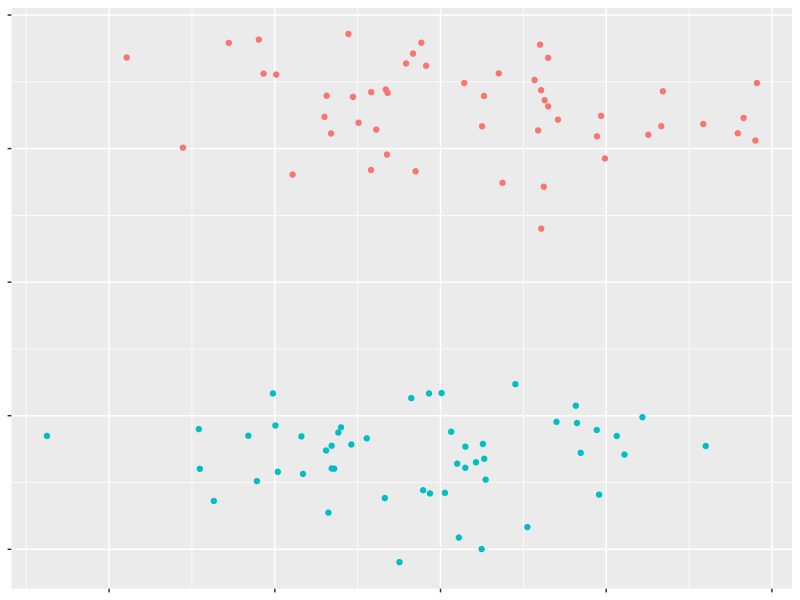
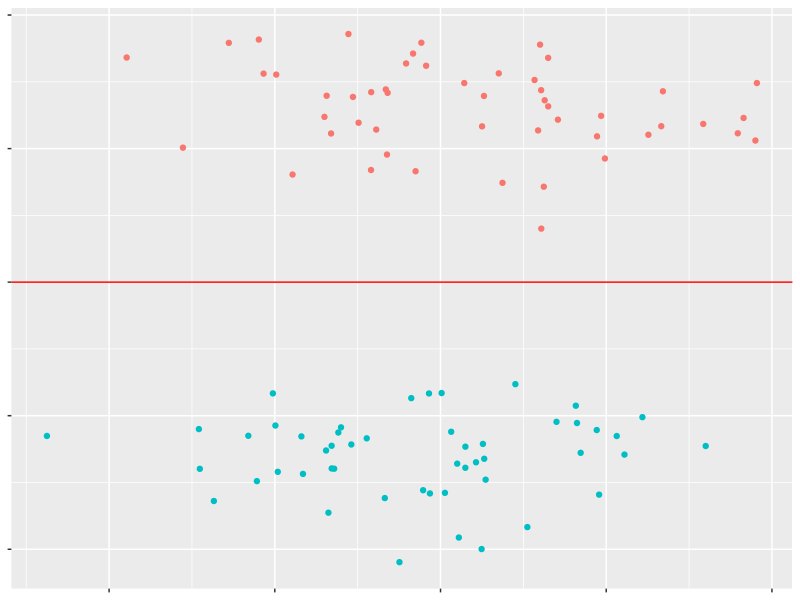
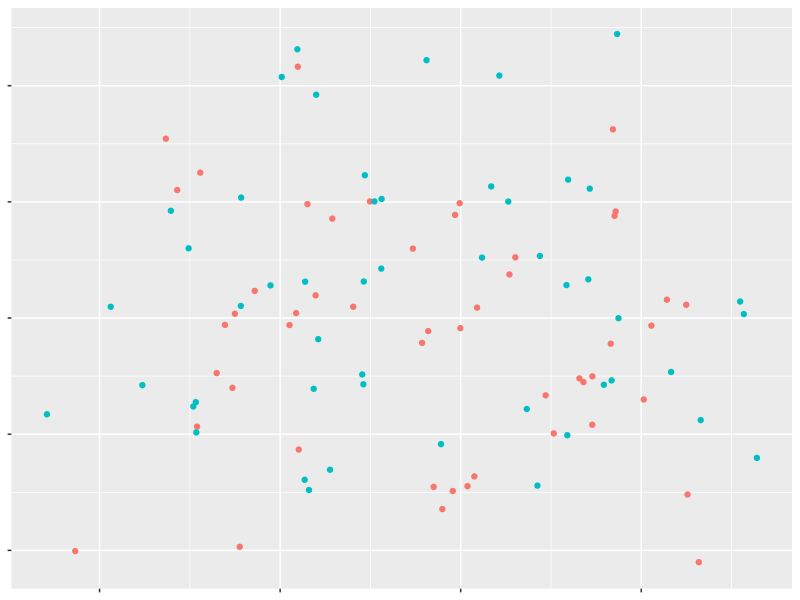
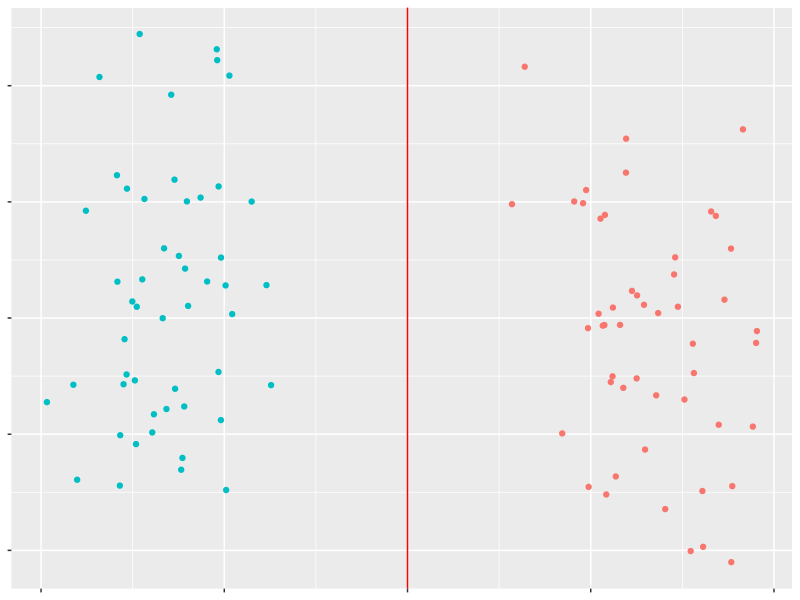

Write the R code that produced these figures, in order. (Note: this script raises an error after producing the figures.)
## ---- chunk 1
head(iris)
## ---- chunk 2
library(caret)
## ---- chunk 3
set.seed(42)
index <- createDataPartition(iris$Species, p = 0.75, list = FALSE)
head(index)
## ---- chunk 4
irisTrain <- iris[index, ]
irisTest <- iris[-index, ]
## ---- chunk 5
train(Species ~ ., data = irisTrain, method = "knn", preProcess = c("center", "scale"))
## ---- chunk 6
knnModel <- train(Species ~ ., data = irisTrain, method = "knn", preProcess = c("center", "scale"))
irisTest$Species <- factor(irisTest$Species)
knnPredict <- predict(knnModel, newdata = irisTest)
## ---- chunk 7
confusionMatrix(knnPredict, irisTest$Species)
## ---- chunk 8
df <- tibble::tibble(x = rnorm(100),
       y = c(rnorm(50, mean = 4),
             rnorm(50, mean = -4)),
       col = c(rep("A", 50),
               rep("B", 50)))

library(tidyverse)

ggplot(df, aes(x, y, color = col)) + 
  geom_point() + 
  guides(color = FALSE) + 
  theme(axis.text = element_blank(),
        axis.line = element_blank(),
        axis.title = element_blank())
## ---- chunk 9
ggplot(df, aes(x, y, color = col)) + 
  geom_point() + 
  guides(color = FALSE) + 
  theme(axis.text = element_blank(),
        axis.line = element_blank(),
        axis.title = element_blank()) + 
  annotate("segment", x = -Inf, xend = Inf, y = 0, yend = 0, color = "red")
## ---- chunk 10
df <- tibble::tibble(x = rnorm(100),
       y = rnorm(100),
       col = c(rep("A", 50),
               rep("B", 50)))

library(tidyverse)

ggplot(df, aes(x, y, color = col)) + 
  geom_point() + 
  guides(color = FALSE) + 
  theme(axis.text = element_blank(),
        axis.line = element_blank(),
        axis.title = element_blank())
## ---- chunk 11
df$x <- c(rnorm(50, mean = 4),
          rnorm(50, mean = -4))

library(tidyverse)

ggplot(df, aes(x, y, color = col)) + 
  geom_point() + 
  guides(color = FALSE) + 
  theme(axis.text = element_blank(),
        axis.line = element_blank(),
        axis.title = element_blank()) + 
  annotate("segment", x = 0, xend = 0, y = -Inf, yend = Inf, color = "red")
## ---- chunk 12
library(e1071)
## ---- chunk 13
SVMFit <- svm(Species ~ ., data = iris)
## ---- chunk 14
SVMPredict <- predict(SVMFit, newdata = irisTest)
confusionMatrix(SVMPredict, irisTest$Species)
## ---- chunk 15
library(rpart)
## ---- chunk 16
TreeFit <- rpart(Species ~ ., data = irisTest)
TreeFit

TreePredict <- predict(TreeFit, newdata = irisTest, type = "class")
confusionMatrix(TreePredict, irisTest$Species)
## ---- chunk 17
ForestFit <- train(Species ~ ., data = irisTrain, method = "ranger")
ForestFit

ForestPredict <- predict(ForestFit, irisTest)
confusionMatrix(ForestPredict, irisTest$Species)
## ---- chunk 18
ForestFit$finalModel
## ---- chunk 19
library(MASS)
## ---- chunk 20
head(Boston)
## ---- chunk 21
BostonIndex <- createDataPartition(Boston$medv, p = 0.75, list = FALSE)

BostonTrain <- Boston[BostonIndex, ]
BostonTest <- Boston[-BostonIndex, ]
## ---- chunk 22
BostonLinear <- lm(medv ~ ., data = Boston)
## ---- chunk 23
summary(BostonLinear)$r.sq
## ---- chunk 24
BostonForest <- train(medv ~ ., data = BostonTrain, method = "ranger")
BostonForest
## ---- chunk 25
rsqcalc <- function(y, predicted){
  1 - sum((y - predicted)^2)/sum((y - mean(y))^2)
}
## ---- chunk 26
BostonTest$Predicted <- predict(BostonForest, BostonTest)
rsqcalc(BostonTest$medv, BostonTest$Predicted)
